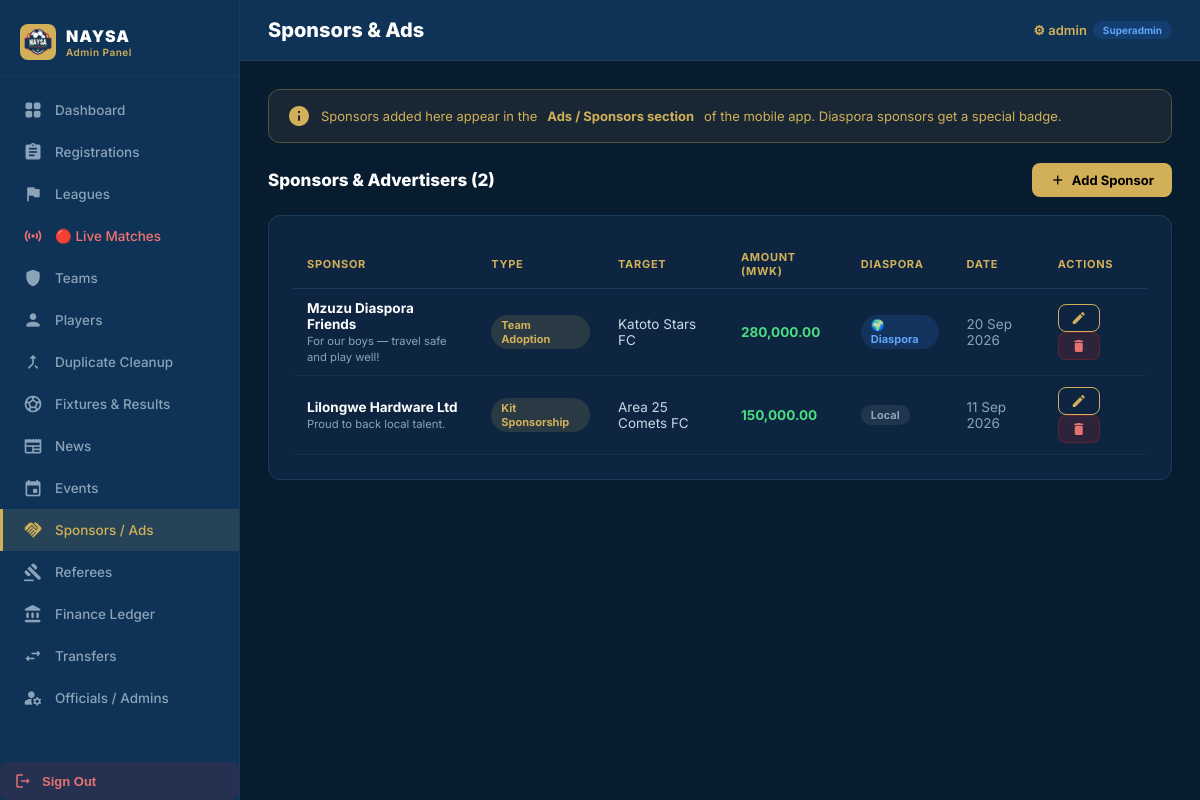
Screenshot of /admin/sponsors.php (signed in) with the database file from the repository.
### tables this page shows
CREATE TABLE IF NOT EXISTS sponsorships (
    id VARCHAR(50) PRIMARY KEY,
    sponsorName VARCHAR(255),
    isDiaspora TINYINT(1) DEFAULT 0,
    type VARCHAR(50),
    targetName VARCHAR(255),
    amountMwk DECIMAL(14,2),
    message TEXT,
    date DATETIME,
    imageUrl TEXT,
    linkUrl TEXT
);

### admin/config.php (called while the page is built, shortened)
<?php
function e(mixed $v): string {
    return htmlspecialchars((string)($v ?? ''), ENT_QUOTES);
}

### admin/sponsors.php (the view, shortened to what this page needs)
<?php
$pdo = db();
try {
    $pdo->query("ALTER TABLE sponsorships ADD COLUMN imageUrl TEXT, ADD COLUMN linkUrl TEXT");
} catch(Exception $e) {}
$action = $_GET['action'] ?? 'list';
$types = ['teamAdoption'=>'Team Adoption','tournamentPrizePool'=>'Tournament Prize Pool','kitSponsorship'=>'Kit Sponsorship'];
$teams = $pdo->query('SELECT name FROM teams ORDER BY name')->fetchAll(PDO::FETCH_COLUMN);
require __DIR__.'/header.php';
?>
<div style="background:rgba(210,176,89,.08);border:1px solid rgba(210,176,89,.3);border-radius:12px;padding:14px 18px;margin-bottom:20px;display:flex;align-items:center;gap:10px;font-size:13px;color:#D2B059">
  <span class="material-icons-round">info</span>
  Sponsors added here appear in the <strong>Ads / Sponsors section</strong> of the mobile app. Diaspora sponsors get a special badge.
</div>
<?php if ($action==='add'): ?>
<div class="card">
  <div class="section-header"><span class="section-title">Add New Sponsor</span><a href="sponsors.php" class="btn btn-outline btn-sm">← Back</a></div>
  <form method="post" enctype="multipart/form-data">
    <input type="hidden" name="op" value="create"/>
    <div class="form-grid">
      <div class="form-group"><label>Sponsor / Company Name *</label><input name="sponsorName" required/></div>
      <div class="form-group"><label>Sponsorship Type *</label>
        <select name="type" required>
          <?php foreach($types as $k=>$v): ?><option value="<?= $k ?>"><?= $v ?></option><?php endforeach; ?>
        </select>
      </div>
      <div class="form-group"><label>Target (Team / Tournament)</label>
        <input list="team-list" name="targetName" placeholder="e.g. Nancholi Warriors FC"/>
        <datalist id="team-list">
          <?php foreach($teams as $t): ?><option value="<?= e($t) ?>"/><?php endforeach; ?>
        </datalist>
      </div>
      <div class="form-group"><label>Amount (MWK)</label><input type="number" step="0.01" name="amountMwk" value="0"/></div>
      <div class="form-group">
        <label>Diaspora Sponsor?</label>
        <select name="isDiaspora">
          <option value="0">No — Local Business</option>
          <option value="1">Yes — Diaspora (abroad)</option>
        </select>
      </div>
      <div class="form-group"><label>Link URL (App/Social Media)</label><input type="url" name="linkUrl" placeholder="https://..."/></div>
      <div class="form-group"><label>Image Banner (Shown in App Ads)</label><input type="file" name="banner" accept="image/*"/></div>
      <div class="form-group" style="grid-column:1/-1"><label>Sponsor Message / Tagline (shown in app)</label>
        <textarea name="message" placeholder="e.g. Proud supporter of youth football in Nancholi!"></textarea>
      </div>
    </div>
    <div class="form-actions">
      <button class="btn btn-gold" type="submit"><span class="material-icons-round">handshake</span>Add Sponsor</button>
      <a href="sponsors.php" class="btn btn-outline">Cancel</a>
    </div>
  </form>
</div>
<?php else: ?>
<div class="section-header">
  <span class="section-title">Sponsors & Advertisers (<?= $pdo->query('SELECT COUNT(*) FROM sponsorships')->fetchColumn() ?>)</span>
  <a href="sponsors.php?action=add" class="btn btn-gold"><span class="material-icons-round">add</span>Add Sponsor</a>
</div>
<div class="card">
  <div class="table-wrap">
  <table>
    <thead><tr><th>Sponsor</th><th>Type</th><th>Target</th><th>Amount (MWK)</th><th>Diaspora</th><th>Date</th><th>Actions</th></tr></thead>
    <tbody>
    <?php foreach($pdo->query('SELECT * FROM sponsorships ORDER BY date DESC')->fetchAll() as $s): ?>
    <tr>
      <td>
        <div style="display:inline-block;vertical-align:middle;">
          <strong style="color:#fff"><?= e($s['sponsorName']) ?></strong><br>
          <small style="color:#8BA3B8"><?= e($s['message']) ?></small>
        </div>
      </td>
      <td><span class="badge badge-gold"><?= e($types[$s['type']] ?? $s['type']) ?></span></td>
      <td><?= e($s['targetName']) ?></td>
      <td><strong style="color:#4ade80"><?= number_format($s['amountMwk'],2) ?></strong></td>
      <td><?= $s['isDiaspora']?'<span class="badge badge-blue">🌍 Diaspora</span>':'<span class="badge badge-gray">Local</span>' ?></td>
      <td style="color:#8BA3B8"><?= date('d M Y', strtotime($s['date'])) ?></td>
      <td>
        <a href="sponsors.php?action=edit&id=<?= e($s['id']) ?>" class="btn btn-outline btn-sm"><span class="material-icons-round">edit</span></a>
        <form method="post" style="display:inline" onsubmit="return confirm('Remove sponsor?')">
          <button class="btn btn-danger btn-sm" type="submit"><span class="material-icons-round">delete</span></button>
        </form>
      </td>
    </tr>
    <?php endforeach; ?>
    </tbody>
  </table>
  </div>
</div>
<?php endif; ?>
<?php require __DIR__.'/footer.php'; ?>

### admin/header.php (style rules this page uses)
:root { --navy:#0E3357;--dark:#081C30;--gold:#D2B059;--red:#AF2329; --white:#FEFEFE;--slate:#8BA3B8;--card:#0D2540;--border:#1A3A5C; --radius:12px;--sidebar:240px; }
* { margin:0;padding:0;box-sizing:border-box; }
body { font-family:'Inter',sans-serif;background:var(--dark);color:var(--white);display:flex;min-height:100vh; }
a { text-decoration:none;color:inherit; }
.card { background:var(--card);border:1px solid var(--border);border-radius:var(--radius);padding:24px;margin-bottom:20px; }
.table-wrap { overflow-x:auto; }
table { width:100%;border-collapse:collapse;font-size:13.5px; }
thead th { padding:10px 14px;text-align:left;color:var(--gold);font-size:11px; text-transform:uppercase;letter-spacing:.7px;border-bottom:1px solid var(--border); }
tbody tr { border-bottom:1px solid rgba(255,255,255,.04);transition:background .1s; }
td { padding:11px 14px;color:#c9d8e8;vertical-align:middle; }
.badge { display:inline-block;padding:3px 10px;border-radius:20px;font-size:11px;font-weight:700; }
.badge-gold { background:rgba(210,176,89,.15);color:var(--gold); }
.badge-blue { background:rgba(59,130,246,.15);color:#60a5fa; }
.badge-gray { background:rgba(255,255,255,.08);color:var(--slate); }
.btn { display:inline-flex;align-items:center;gap:6px;padding:9px 18px;border-radius:8px; font-size:13px;font-weight:700;cursor:pointer;border:none;transition:all .15s; }
.btn-gold { background:var(--gold);color:#000; }
.btn-outline { background:transparent;color:var(--gold);border:1px solid var(--gold); }
.btn-danger { background:rgba(175,35,41,.2);color:#e57373;border:1px solid rgba(175,35,41,.4); }
.btn-sm { padding:5px 12px;font-size:12px; }
.btn .material-icons-round { font-size:16px; }
.section-header { display:flex;align-items:center;justify-content:space-between;margin-bottom:18px; }
.section-title { font-size:17px;font-weight:800;color:var(--white); }

### rows the page displays
sponsorships: sponsorName "Mzuzu Diaspora Friends", message "For our boys — travel safe and play well!", type "Team Adoption", targetName "Katoto Stars FC", amountMwk "280,000.00", isDiaspora "🌍 Diaspora", date "20 Sep 2026"
sponsorships: sponsorName "Lilongwe Hardware Ltd", message "Proud to back local talent.", type "Kit Sponsorship", targetName "Area 25 Comets FC", amountMwk "150,000.00", isDiaspora "Local", date "11 Sep 2026"

### other values shown
$info['label'] "Dashboard"
$info['label'] "Registrations"
$info['label'] "Leagues"
$info['label'] "🔴 Live Matches"
$info['label'] "Teams"
$info['label'] "Players"
$info['label'] "Duplicate Cleanup"
$info['label'] "Fixtures & Results"
$info['label'] "News"
$info['label'] "Events"
$info['label'] "Sponsors / Ads"
$info['label'] "Referees"
$info['label'] "Finance Ledger"
$info['label'] "Transfers"
$info['label'] "Officials / Admins"
